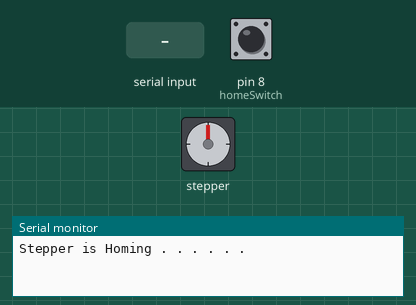
Bench run of a sketch on a simulated Arduino Mega 2560, built with avr-gcc and run on an emulated ATmega2560. On the bench: stepper motor, the last lines printed to the serial monitor. The inputs (shaded band) are chosen by the test bench; at power-on: pin 8 (homeSwitch) HIGH. Stepper angles assume 200 steps per turn.

Above: at 0.1 s.
At 0.8 s:
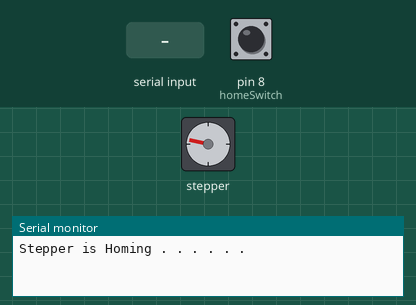
0.9 s: pin 8 (homeSwitch) pulled LOW for 0.15 s
At 1.5 s:
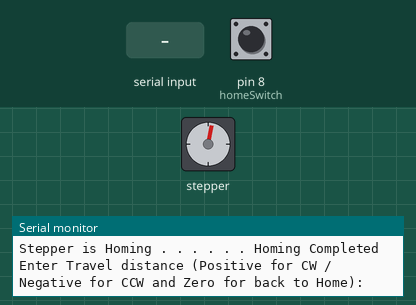
2.5 s: "90,45\n" received over Serial
Timing chart, 0 to 5.5 s (numbered marks = the images above; inputs shaded):
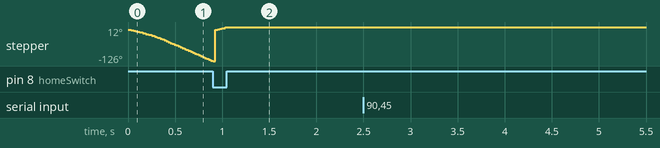

The sketch:

stepper-motor-homing.ino
```cpp
#include <AccelStepper.h>

const int homeSwitch = 8;

AccelStepper stepper(1, 2, 3); //1 = Easy Driver interface,  MEGA Pin 2 connected to STEP pin of Driver, MEGA Pin 3 connected to DIR pin of driver

long travelX; // Used to store the travel value entered in the Serial Monitor.

int moveFinished = 1; // check if move is completed

long initialHoming = -1; // home the stepper at startup

void setup() {

  Serial.begin(9600);

  pinMode(homeSwitch, INPUT_PULLUP);

  delay(5);

  stepper.setMaxSpeed(100);

  stepper.setAcceleration(100);

  Serial.print("Stepper is Homing . . . . . . ");

  while (digitalRead(homeSwitch)) {
    // stepper to move CCW until the switch is activated
    stepper.moveTo(initialHoming);

    initialHoming--; //Decrease by 1 for the next move if needed

    stepper.run();

    delay(5);

  }
  stepper.setCurrentPosition(0);

  stepper.setMaxSpeed(100.0);

  stepper.setAcceleration(100.0);

  initialHoming = 1;

  while (!digitalRead(homeSwitch)) {
    // make the stepper move CW until the switch is deactivated
    stepper.moveTo(initialHoming);

    stepper.run();

    initialHoming++;

    delay(5);
  }

  stepper.setCurrentPosition(0);

  Serial.println("Homing Completed");

  Serial.println("");

  stepper.setMaxSpeed(1000);

  stepper.setAcceleration(1000);

  Serial.println("Enter Travel distance (Positive for CW / Negative for CCW and Zero for back to Home): ");

}


void loop() {
  // check if values are available in the serial buffer
  while (Serial.available() > 0) {

    moveFinished = 0;

    travelX = Serial.parseInt(); // put numeric value from buffer in the travelX variable

    if (travelX < 0 || travelX > 1350) {

      //make sure the position entered is not beyond the home or max position.

      Serial.println("");

      Serial.println("Please enter a value greater than zero and smaller or equal to 1350.....");

      Serial.println("");

    } else {

      Serial.print("Moving stepper into position: ");

      Serial.println(travelX);

      stepper.moveTo(travelX); // set the new moveto position of the stepper

      delay(1000);
    }
  }

  if (travelX >= 0 && travelX <= 1350) {

    //  check if the stepper has reached desired position
    if ((stepper.distanceToGo() != 0)) {

      stepper.run(); // move the stepper into position

    }

    // if the move is completed, display the message on the serial monitor

    if ((moveFinished == 0) && (stepper.distanceToGo() == 0)) {

      Serial.println("COMPLETED!!");

      Serial.println("");

      Serial.println("Enter Travel distance (Positive for CW / Negative for CCW and Zero for back to Home): ");

      moveFinished = 1;

    }
  }
}
```
